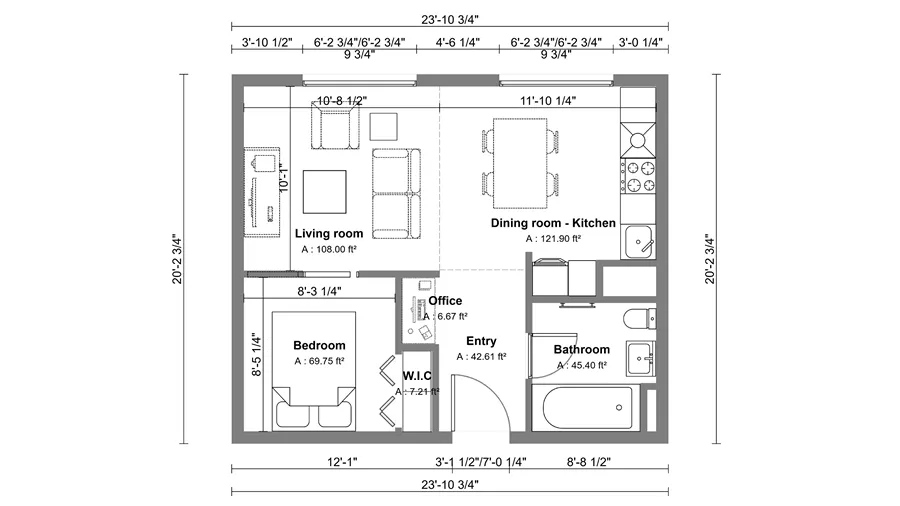
#> input picture validation/blueprints/real/cedreo-apartment.webp, 900 x 506 px
$ python -i image_enhancer.py   (imports and definitions only)
#> lines starting #> are read from the running program, lines starting #| are printed output that depends on the picture
"""Conservative image preprocessing for blueprint vision extraction."""

from __future__ import annotations

import base64
import io
import math
from dataclasses import dataclass, field
from pathlib import Path
from typing import Any

import numpy as np
from PIL import Image, ImageChops, ImageFilter, ImageOps

try:
    import cv2  # type: ignore
except ImportError:  # pragma: no cover - optional dependency
    cv2 = None

SUPPORTED_SUFFIXES = {".png", ".jpg", ".jpeg", ".webp"}
MIN_WIDTH = 1200
MAX_DESKEW_ANGLE = 15.0
DESKEW_SAMPLE_STEP = 1.0


@dataclass
class EnhancementResult:
    image_base64: str
    media_type: str
    enhanced: bool
    debug_path: str
    operations: list[str] = field(default_factory=list)
    metrics: dict[str, Any] = field(default_factory=dict)


def _load_image(image_path: str | Path) -> Image.Image:
    path = Path(image_path)
    if path.suffix.lower() not in SUPPORTED_SUFFIXES:
        raise ValueError(f"Unsupported image format: {path.suffix}")
    return Image.open(path).convert("RGB")


def _to_grayscale_array(image: Image.Image) -> np.ndarray:
    return np.asarray(image.convert("L"), dtype=np.uint8)


def _edge_strength(gray: np.ndarray) -> float:
    arr = gray.astype(np.float32)
    gx = np.abs(np.diff(arr, axis=1))
    gy = np.abs(np.diff(arr, axis=0))
    return float((gx.mean() + gy.mean()) / 2.0)


def _estimate_noise(gray: np.ndarray) -> float:
    blurred = np.asarray(Image.fromarray(gray).filter(ImageFilter.GaussianBlur(radius=1.2)), dtype=np.float32)
    residual = gray.astype(np.float32) - blurred
    return float(np.std(residual))


def _estimate_contrast(gray: np.ndarray) -> float:
    p5, p95 = np.percentile(gray, [5, 95])
    return float(p95 - p5)


def _score_rotation(gray: np.ndarray, angle: float) -> float:
    rotated = Image.fromarray(gray).rotate(angle, resample=Image.Resampling.BICUBIC, expand=True, fillcolor=255)
    arr = np.asarray(rotated, dtype=np.float32)
    darkness = 255.0 - arr
    row_profile = darkness.mean(axis=1)
    if row_profile.size < 2:
        return 0.0
    return float(np.var(row_profile))


def _detect_skew_angle(gray: np.ndarray) -> float:
    best_angle = 0.0
    best_score = _score_rotation(gray, 0.0)
    for angle in np.arange(-MAX_DESKEW_ANGLE, MAX_DESKEW_ANGLE + DESKEW_SAMPLE_STEP, DESKEW_SAMPLE_STEP):
        score = _score_rotation(gray, float(angle))
        if score > best_score:
            best_score = score
            best_angle = float(angle)
    return best_angle


def _autocontrast_preserve_background(image: Image.Image, cutoff: float = 1.0) -> Image.Image:
    return ImageOps.autocontrast(image, cutoff=cutoff)


def _apply_clahe_rgb(image: Image.Image) -> Image.Image:
    if cv2 is None:
        return _autocontrast_preserve_background(image, cutoff=1.0)

    rgb = np.asarray(image)
    lab = cv2.cvtColor(rgb, cv2.COLOR_RGB2LAB)
    l, a, b = cv2.split(lab)
    clahe = cv2.createCLAHE(clipLimit=2.0, tileGridSize=(8, 8))
    l2 = clahe.apply(l)
    merged = cv2.merge((l2, a, b))
    out = cv2.cvtColor(merged, cv2.COLOR_LAB2RGB)
    return Image.fromarray(out)


# [7 lines left out: function _light_denoise, not called in this run]


def _images_mean_delta(a: Image.Image, b: Image.Image) -> float:
    arr_a = np.asarray(a.resize((512, int(max(1, a.height * 512 / a.width)))), dtype=np.float32)
    arr_b = np.asarray(b.resize((512, int(max(1, b.height * 512 / b.width)))), dtype=np.float32)
    h = min(arr_a.shape[0], arr_b.shape[0])
    w = min(arr_a.shape[1], arr_b.shape[1])
    arr_a = arr_a[:h, :w]
    arr_b = arr_b[:h, :w]
    return float(np.mean(np.abs(arr_a - arr_b)))


def _save_debug_image(image: Image.Image, source_path: str | Path) -> str:
    source = Path(source_path)
    root = Path(__file__).resolve().parents[2]
    out_dir = root / "validation" / "preprocessed"
    out_dir.mkdir(parents=True, exist_ok=True)
    out_path = out_dir / f"{source.stem}_enhanced.png"
    image.save(out_path, format="PNG")
    return str(out_path)


def enhance_image_for_vision(image_path: str | Path) -> EnhancementResult:
    source = Path(image_path)
    original = _load_image(source)
#> in _load_image, returned value is the input picture: PIL image 900x506 RGB; mean R, G, B 242.4, 242.4, 242.4
    working = original.copy()
    gray = _to_grayscale_array(original)

    contrast = _estimate_contrast(gray)
#> in _estimate_contrast, `p5, p95 = np.percentile(gray, [5, 95])`: p5 = 127; p95 = 255
#> contrast = 128
    edges = _edge_strength(gray)
#> in _edge_strength, `gx = np.abs(np.diff(arr, axis=1))`:
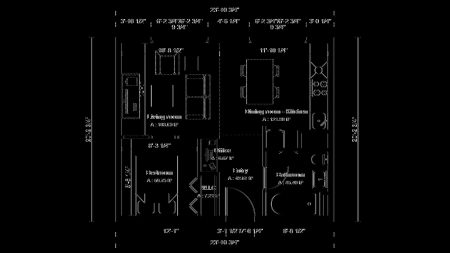
#> gx: shape (506, 899) float32 (shown at 1/2 size); min 0, max 255, mean 5.7
#> in _edge_strength, `gy = np.abs(np.diff(arr, axis=0))`:
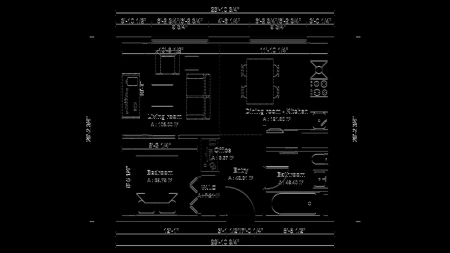
#> gy: shape (505, 900) float32 (shown at 1/2 size); min 0, max 252, mean 6
#> edges = 5.83
    noise = _estimate_noise(gray)
#> in _estimate_noise, `residual = gray.astype(np.float32) - blurred`:
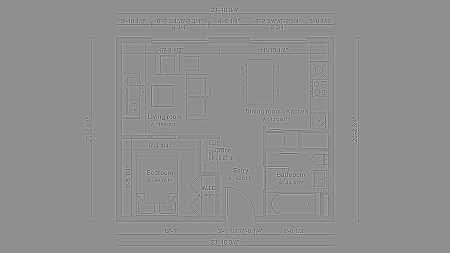
#> residual: shape (506, 900) float32 (shown at 1/2 size); min -190, max 149, mean 0; drawn with min black and max white
#> noise = 18.6
    skew_angle = _detect_skew_angle(gray)
#> in _score_rotation, `darkness = 255.0 - arr`:
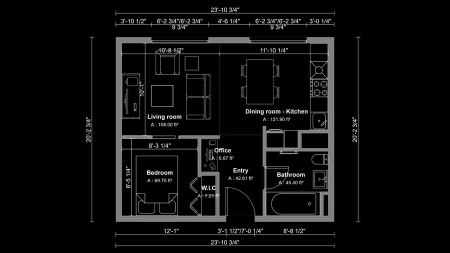
#> darkness: shape (506, 900) float32 (shown at 1/2 size); min 0, max 255, mean 12.6
#> in _score_rotation, `row_profile = darkness.mean(axis=1)`: row_profile = 506 values, max 75.96 at index 26, min 0 at index 0, mean 12.61
#> in _detect_skew_angle, `best_score = _score_rotation(gray, 0.0)`: best_score = 158.8
#> the loop in _detect_skew_angle, `for angle in np.arange(-MAX_DESKEW_ANGLE, MAX_DESKEW_ANGLE + DESKEW_SA..` made 31 passes
#> score on passes 1 to 8: 37.19, 37.74, 38, 38.79, 38.95, 38.99, 39.85, 40.49
#> pass 1, in _score_rotation (call 2), `darkness = 255.0 - arr`:
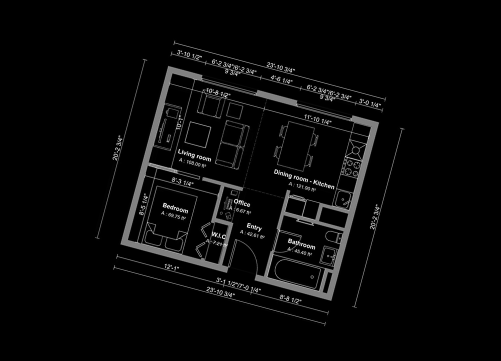
#> darkness: shape (722, 1002) float32 (shown at 1/2 size); min 0, max 255, mean 8.2
#> pass 2, in _score_rotation (call 3), `rotated = Image.fromarray(gray).rotate(angle, resample=Image.Resamplin..`:
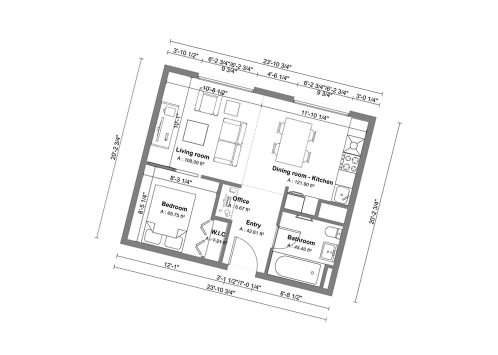
#> rotated: PIL image 996x710 L (shown at 1/2 size); min 0, max 255, mean 246.6
#> after the loop in _detect_skew_angle, `for angle in np.arange(-MAX_DESKEW_ANGLE, MAX_DESKEW_ANGLE + DESKEW_SA..`: best_angle = 0; best_score = 158.8
#> skew_angle = 0

    metrics = {
        "contrast": round(contrast, 2),
        "edge_strength": round(edges, 2),
        "noise": round(noise, 2),
        "skew_angle": round(skew_angle, 2),
        "width": original.width,
        "height": original.height,
    }
#> metrics = {'contrast': 128, 'edge_strength': 5.83, 'noise': 18.6, 'skew_angle': 0, 'width': 900, 'height': 506}

    clean_image = (
        original.width >= MIN_WIDTH
        and contrast >= 150
        and edges >= 14
        and noise <= 12
        and abs(skew_angle) <= 0.8
    )
#> clean_image = False

    operations: list[str] = []

    if working.width < MIN_WIDTH:
        scale = MIN_WIDTH / float(working.width)
        new_size = (MIN_WIDTH, int(round(working.height * scale)))
        working = working.resize(new_size, Image.Resampling.LANCZOS)
        operations.append(f"upscale:{new_size[0]}x{new_size[1]}")

    if not clean_image and abs(skew_angle) >= 0.8:
        working = working.rotate(-skew_angle, resample=Image.Resampling.BICUBIC, expand=True, fillcolor=(255, 255, 255))
        operations.append(f"deskew:{round(skew_angle, 2)}deg")

    post_gray = _to_grayscale_array(working)
    post_contrast = _estimate_contrast(post_gray)
#> post_contrast = 127
    post_noise = _estimate_noise(post_gray)
#> post_noise = 13.87

    if not clean_image and post_contrast < 165:
        working = _apply_clahe_rgb(working)
        operations.append("contrast")

    if not clean_image and post_noise > 14:
        working = _light_denoise(working)
        operations.append("denoise")

    if not clean_image:
        working = working.filter(ImageFilter.UnsharpMask(radius=1.2, percent=115, threshold=3))
        operations.append("sharpen")

    delta = _images_mean_delta(original, working)
#> in _images_mean_delta, `arr_b = arr_b[:h, :w]`:
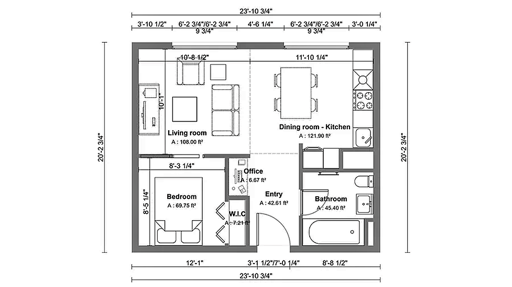
#> arr_b: shape (287, 512, 3) float32; mean R, G, B 238.5, 238.5, 238.5
#> delta = 6.22
    if clean_image and not operations:
        operations.append("quality-check-skip")
    elif delta < 0.75 and operations:
        operations = ["minimal-adjustment"] + operations

    debug_path = _save_debug_image(working, source)

    buffer = io.BytesIO()
    working.save(buffer, format="PNG", optimize=True)
    encoded = base64.b64encode(buffer.getvalue()).decode("utf-8")

    metrics["post_mean_delta"] = round(delta, 3)
    metrics["clean_image"] = clean_image

    return EnhancementResult(
        image_base64=encoded,
        media_type="image/png",
        enhanced=not clean_image or working.width != original.width or delta >= 0.75,
        debug_path=debug_path,
        operations=operations,
        metrics=metrics,
    )

>>> result = enhance_image_for_vision('../../validation/blueprints/real/cedreo-apartment.webp')

$ run again, on validation/blueprints/real/cedreo-container.webp
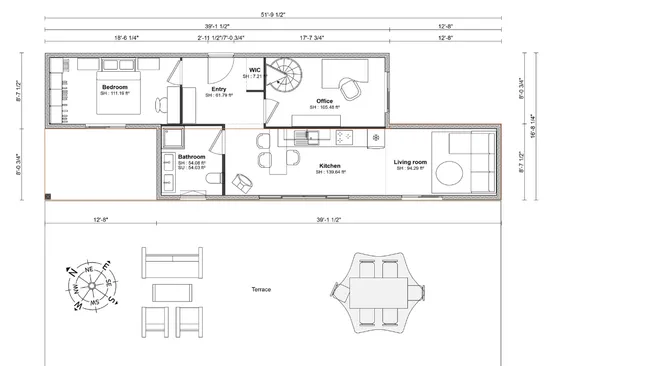
#> input picture validation/blueprints/real/cedreo-container.webp, 650 x 366 px
#> in _load_image, returned value is the input picture: PIL image 650x366 RGB; mean R, G, B 246.8, 246.6, 246.5
#> p5 = 189; p95 = 255
#> contrast = 66
#> edges = 4.77
#> noise = 12.94
#> row_profile = 366 values, max 90.77 at index 128, min 0 at index 0, mean 8.34
#> in _detect_skew_angle, `best_score = _score_rotation(gray, 0.0)`: best_score = 147.2
#> the loop in _detect_skew_angle, `for angle in np.arange(-MAX_DESKEW_ANGLE, MAX_DESKEW_ANGLE + DESKEW_SA..` made 31 passes
#> score on passes 1 to 8: 20.95, 21.57, 22.17, 22.38, 22.78, 23.15, 23.93, 25.42
#> after the loop in _detect_skew_angle, `for angle in np.arange(-MAX_DESKEW_ANGLE, MAX_DESKEW_ANGLE + DESKEW_SA..`: best_angle = 0; best_score = 147.2
#> skew_angle = 0
#> metrics = {'contrast': 66, 'edge_strength': 4.77, 'noise': 12.94, 'skew_angle': 0, 'width': 650, 'height': 366}
#> clean_image = False
#> post_contrast = 65
#> blurred: shape (676, 1200) float32
#> in _estimate_noise (call 2), `residual = gray.astype(np.float32) - blurred`:
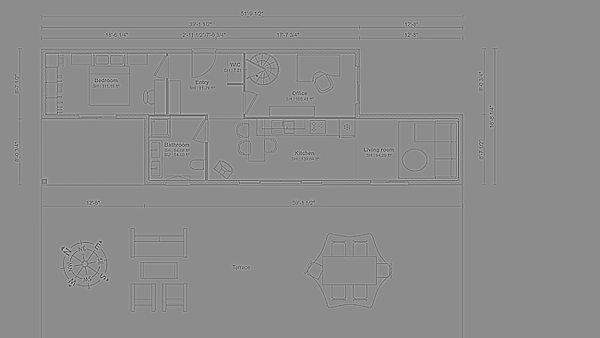
#> residual: shape (676, 1200) float32 (shown at 1/2 size); min -113, max 92, mean 0; drawn with min black and max white
#> post_noise = 7.07
#> lab: shape (676, 1200, 3); mean of channels 0, 1, 2 247.3, 128, 128.1
#> merged: shape (676, 1200, 3); mean of channels 0, 1, 2 243.5, 128, 128.1
#> in _images_mean_delta, `arr_b = np.asarray(b.resize((512, int(max(1, b.height * 512 / b.width)..`:
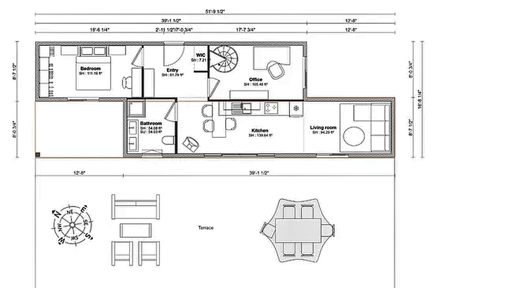
#> arr_b: shape (288, 512, 3) float32; mean R, G, B 241.9, 241.8, 241.7
#> delta = 5.21

$ run again, on validation/blueprints/real/cedreo-ranch.webp
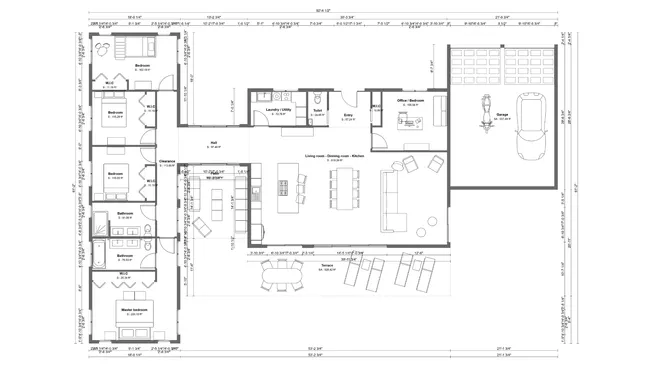
#> input picture validation/blueprints/real/cedreo-ranch.webp, 650 x 366 px
#> in _load_image, returned value is the input picture: PIL image 650x366 RGB; mean R, G, B 245.6, 245.6, 245.6
#> p5 = 191; p95 = 255
#> contrast = 64
#> edges = 5.27
#> noise = 12.65
#> row_profile = 366 values, max 58.13 at index 90, min 0 at index 0, mean 9.41
#> in _detect_skew_angle, `best_score = _score_rotation(gray, 0.0)`: best_score = 68.62
#> the loop in _detect_skew_angle, `for angle in np.arange(-MAX_DESKEW_ANGLE, MAX_DESKEW_ANGLE + DESKEW_SA..` made 31 passes
#> score on passes 1 to 8: 25.19, 25.54, 25.55, 25.64, 25.68, 25.92, 26.09, 26.8
#> pass 1, in _score_rotation (call 2), `darkness = 255.0 - arr`:
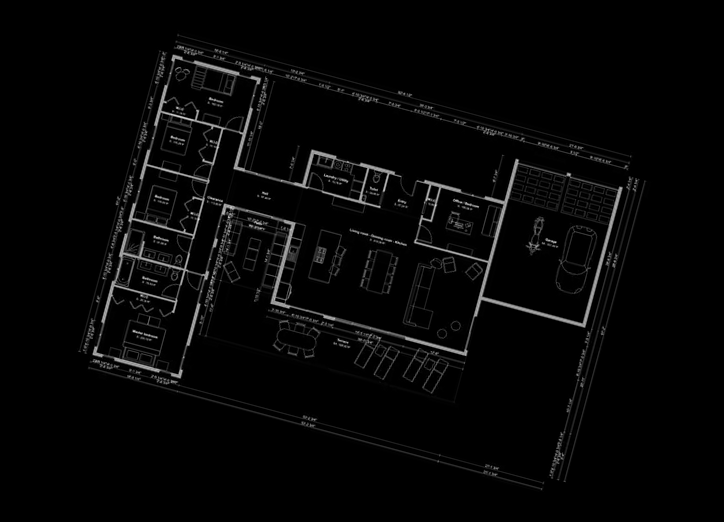
#> darkness: shape (522, 724) float32; min 0, max 224, mean 6.2
#> after the loop in _detect_skew_angle, `for angle in np.arange(-MAX_DESKEW_ANGLE, MAX_DESKEW_ANGLE + DESKEW_SA..`: best_angle = 0; best_score = 68.62
#> skew_angle = 0
#> metrics = {'contrast': 64, 'edge_strength': 5.27, 'noise': 12.65, 'skew_angle': 0, 'width': 650, 'height': 366}
#> clean_image = False
#> post_contrast = 63
#> blurred: shape (676, 1200) float32
#> residual: shape (676, 1200) float32
#> post_noise = 6.48
#> lab: shape (676, 1200, 3); mean of channels 0, 1, 2 246.2, 128, 128
#> merged: shape (676, 1200, 3); mean of channels 0, 1, 2 241.2, 128, 128
#> in _images_mean_delta, `arr_b = np.asarray(b.resize((512, int(max(1, b.height * 512 / b.width)..`:
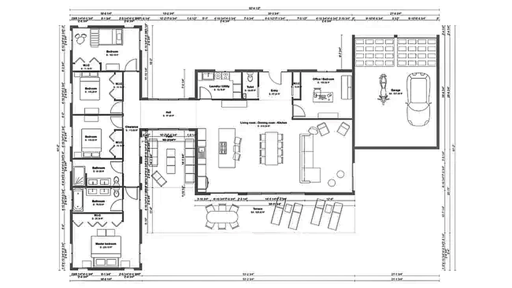
#> arr_b: shape (288, 512, 3) float32; mean R, G, B 238.9, 238.9, 238.9
#> delta = 6.96
